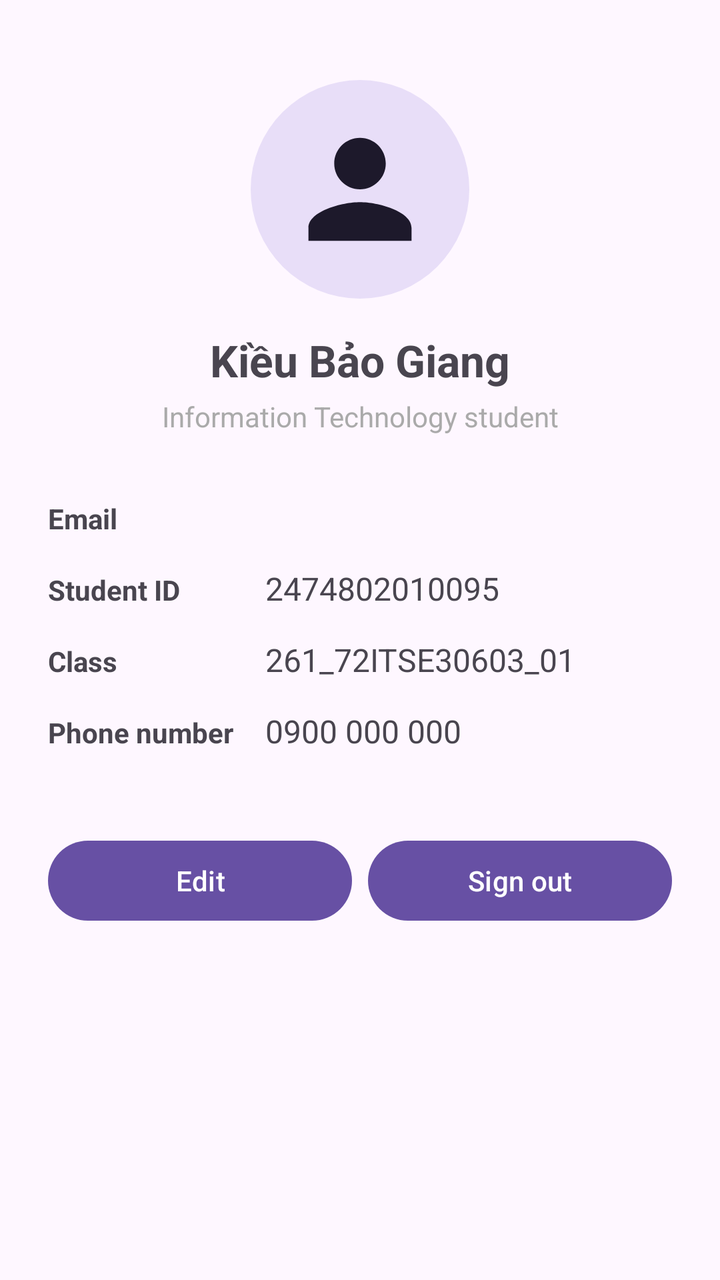
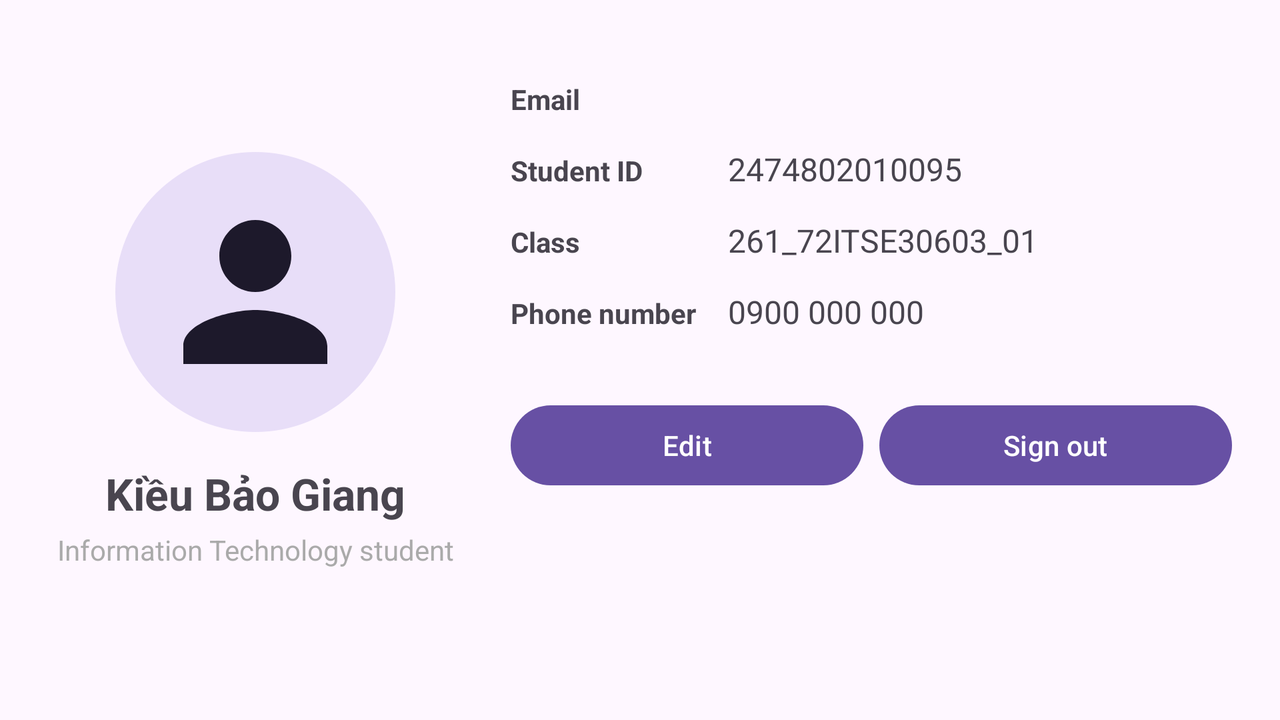

An Android layout and its configuration variant, each rendered on a device that would load it. The default file and the variant file are quoted in full after the pictures.
<!-- AndroidManifest.xml: application theme Theme.Lab2_Layout_ViewBinding -->
<!-- res/layout/activity_profile.xml -->
<?xml version="1.0" encoding="utf-8"?>
<ScrollView xmlns:android="http://schemas.android.com/apk/res/android"
    xmlns:app="http://schemas.android.com/apk/res-auto"
    android:layout_width="match_parent"
    android:layout_height="match_parent"
    android:fillViewport="true">

    <androidx.constraintlayout.widget.ConstraintLayout
        android:layout_width="match_parent"
        android:layout_height="wrap_content"
        android:padding="24dp">

        <com.google.android.material.imageview.ShapeableImageView
            android:id="@+id/imgAvatar"
            android:layout_width="0dp"
            android:layout_height="0dp"
            android:layout_marginTop="16dp"
            android:background="?attr/colorSecondaryContainer"
            android:contentDescription="@string/avatar_desc"
            android:src="@drawable/ic_avatar"
            app:contentPadding="16dp"
            app:layout_constraintDimensionRatio="H,1:1"
            app:layout_constraintEnd_toEndOf="parent"
            app:layout_constraintStart_toStartOf="parent"
            app:layout_constraintTop_toTopOf="parent"
            app:layout_constraintWidth_percent="0.35"
            app:shapeAppearanceOverlay="@style/ShapeAppearance.Lab2.Circle" />

        <TextView
            android:id="@+id/tvFullName"
            android:layout_width="wrap_content"
            android:layout_height="wrap_content"
            android:layout_marginTop="16dp"
            android:text="@string/profile_name"
            android:textSize="22sp"
            android:textStyle="bold"
            app:layout_constraintEnd_toEndOf="parent"
            app:layout_constraintStart_toStartOf="parent"
            app:layout_constraintTop_toBottomOf="@id/imgAvatar" />

        <TextView
            android:id="@+id/tvRole"
            android:layout_width="wrap_content"
            android:layout_height="wrap_content"
            android:layout_marginTop="4dp"
            android:text="@string/profile_role"
            android:textColor="@android:color/darker_gray"
            android:textSize="14sp"
            app:layout_constraintEnd_toEndOf="parent"
            app:layout_constraintStart_toStartOf="parent"
            app:layout_constraintTop_toBottomOf="@id/tvFullName" />

        
        <androidx.constraintlayout.widget.Barrier
            android:id="@+id/barrierLabel"
            android:layout_width="wrap_content"
            android:layout_height="wrap_content"
            app:barrierDirection="end"
            app:constraint_referenced_ids="tvLabelEmail,tvLabelMssv,tvLabelClass,tvLabelPhone" />

        
        <TextView
            android:id="@+id/tvLabelEmail"
            android:layout_width="wrap_content"
            android:layout_height="wrap_content"
            android:layout_marginTop="32dp"
            android:text="@string/label_email"
            android:textStyle="bold"
            app:layout_constraintStart_toStartOf="parent"
            app:layout_constraintTop_toBottomOf="@id/tvRole" />

        <TextView
            android:id="@+id/tvValueEmail"
            android:layout_width="0dp"
            android:layout_height="wrap_content"
            android:layout_marginStart="16dp"
            android:textSize="16sp"
            app:layout_constraintBaseline_toBaselineOf="@id/tvLabelEmail"
            app:layout_constraintEnd_toEndOf="parent"
            app:layout_constraintStart_toEndOf="@id/barrierLabel" />

        
        <TextView
            android:id="@+id/tvLabelMssv"
            android:layout_width="wrap_content"
            android:layout_height="wrap_content"
            android:layout_marginTop="16dp"
            android:text="@string/label_mssv"
            android:textStyle="bold"
            app:layout_constraintStart_toStartOf="parent"
            app:layout_constraintTop_toBottomOf="@id/tvValueEmail" />

        <TextView
            android:id="@+id/tvValueMssv"
            android:layout_width="0dp"
            android:layout_height="wrap_content"
            android:layout_marginStart="16dp"
            android:text="@string/value_mssv"
            android:textSize="16sp"
            app:layout_constraintBaseline_toBaselineOf="@id/tvLabelMssv"
            app:layout_constraintEnd_toEndOf="parent"
            app:layout_constraintStart_toEndOf="@id/barrierLabel" />

        
        <TextView
            android:id="@+id/tvLabelClass"
            android:layout_width="wrap_content"
            android:layout_height="wrap_content"
            android:layout_marginTop="16dp"
            android:text="@string/label_class"
            android:textStyle="bold"
            app:layout_constraintStart_toStartOf="parent"
            app:layout_constraintTop_toBottomOf="@id/tvValueMssv" />

        <TextView
            android:id="@+id/tvValueClass"
            android:layout_width="0dp"
            android:layout_height="wrap_content"
            android:layout_marginStart="16dp"
            android:text="@string/value_class"
            android:textSize="16sp"
            app:layout_constraintBaseline_toBaselineOf="@id/tvLabelClass"
            app:layout_constraintEnd_toEndOf="parent"
            app:layout_constraintStart_toEndOf="@id/barrierLabel" />

        
        <TextView
            android:id="@+id/tvLabelPhone"
            android:layout_width="wrap_content"
            android:layout_height="wrap_content"
            android:layout_marginTop="16dp"
            android:text="@string/label_phone"
            android:textStyle="bold"
            app:layout_constraintStart_toStartOf="parent"
            app:layout_constraintTop_toBottomOf="@id/tvValueClass" />

        <TextView
            android:id="@+id/tvValuePhone"
            android:layout_width="0dp"
            android:layout_height="wrap_content"
            android:layout_marginStart="16dp"
            android:text="@string/value_phone"
            android:textSize="16sp"
            app:layout_constraintBaseline_toBaselineOf="@id/tvLabelPhone"
            app:layout_constraintEnd_toEndOf="parent"
            app:layout_constraintStart_toEndOf="@id/barrierLabel" />

        
        <Button
            android:id="@+id/btnEdit"
            android:layout_width="0dp"
            android:layout_height="wrap_content"
            android:layout_marginTop="40dp"
            android:layout_marginEnd="8dp"
            android:text="@string/btn_edit"
            app:layout_constraintEnd_toStartOf="@id/btnLogout"
            app:layout_constraintHorizontal_chainStyle="spread"
            app:layout_constraintHorizontal_weight="1"
            app:layout_constraintStart_toStartOf="parent"
            app:layout_constraintTop_toBottomOf="@id/tvValuePhone" />

        <Button
            android:id="@+id/btnLogout"
            android:layout_width="0dp"
            android:layout_height="wrap_content"
            android:text="@string/btn_logout"
            app:layout_constraintEnd_toEndOf="parent"
            app:layout_constraintHorizontal_weight="1"
            app:layout_constraintStart_toEndOf="@id/btnEdit"
            app:layout_constraintTop_toTopOf="@id/btnEdit" />

    </androidx.constraintlayout.widget.ConstraintLayout>
</ScrollView>
<!-- resources referenced by this layout -->
<resources>
  <!-- drawable ic_avatar (drawable) -->
  <?xml version="1.0" encoding="utf-8"?>
  <vector xmlns:android="http://schemas.android.com/apk/res/android"
      android:width="24dp"
      android:height="24dp"
      android:tint="?attr/colorOnSecondaryContainer"
      android:viewportWidth="24"
      android:viewportHeight="24">
      <path
          android:fillColor="@android:color/white"
          android:pathData="M12,12c2.21,0 4,-1.79 4,-4s-1.79,-4 -4,-4 -4,1.79 -4,4 1.79,4 4,4zM12,14c-2.67,0 -8,1.34 -8,4v2h16v-2c0,-2.66 -5.33,-4 -8,-4z" />
  </vector>
  <string name="avatar_desc">Profile picture</string>
  <string name="btn_edit">Edit</string>
  <string name="btn_logout">Sign out</string>
  <string name="label_class">Class</string>
  <string name="label_email">Email</string>
  <string name="label_mssv">Student ID</string>
  <string name="label_phone">Phone number</string>
  <string name="profile_name" translatable="false">Kiều Bảo Giang</string>
  <string name="profile_role">Information Technology student</string>
  <string name="value_class" translatable="false">261_72ITSE30603_01</string>
  <string name="value_mssv" translatable="false">2474802010095</string>
  <string name="value_phone" translatable="false">0900 000 000</string>
  <style name="ShapeAppearance.Lab2.Circle" parent="">
          <item name="cornerFamily">rounded</item>
          <item name="cornerSize">50%</item>
      </style>
  <style name="Theme.Lab2_Layout_ViewBinding" parent="Base.Theme.Lab2_Layout_ViewBinding" />
  <style name="Base.Theme.Lab2_Layout_ViewBinding" parent="Theme.Material3.DayNight.NoActionBar">
          
      </style>
</resources>
<!-- res/layout-land/activity_profile.xml (the repository's variant of the layout above) -->
<!-- drawn on the phone turned sideways -->
<?xml version="1.0" encoding="utf-8"?>
<ScrollView xmlns:android="http://schemas.android.com/apk/res/android"
    xmlns:app="http://schemas.android.com/apk/res-auto"
    android:layout_width="match_parent"
    android:layout_height="match_parent"
    android:fillViewport="true">

    <androidx.constraintlayout.widget.ConstraintLayout
        android:layout_width="match_parent"
        android:layout_height="wrap_content"
        android:padding="24dp">

        <androidx.constraintlayout.widget.Guideline
            android:id="@+id/guideProfile"
            android:layout_width="wrap_content"
            android:layout_height="wrap_content"
            android:orientation="vertical"
            app:layout_constraintGuide_percent="0.35" />

        
        <com.google.android.material.imageview.ShapeableImageView
            android:id="@+id/imgAvatar"
            android:layout_width="140dp"
            android:layout_height="0dp"
            android:background="?attr/colorSecondaryContainer"
            android:contentDescription="@string/avatar_desc"
            android:src="@drawable/ic_avatar"
            app:contentPadding="16dp"
            app:layout_constraintBottom_toTopOf="@id/tvFullName"
            app:layout_constraintDimensionRatio="1:1"
            app:layout_constraintEnd_toStartOf="@id/guideProfile"
            app:layout_constraintStart_toStartOf="parent"
            app:layout_constraintTop_toTopOf="parent"
            app:layout_constraintVertical_chainStyle="packed"
            app:shapeAppearanceOverlay="@style/ShapeAppearance.Lab2.Circle" />

        <TextView
            android:id="@+id/tvFullName"
            android:layout_width="0dp"
            android:layout_height="wrap_content"
            android:layout_marginTop="16dp"
            android:text="@string/profile_name"
            android:textAlignment="center"
            android:textSize="22sp"
            android:textStyle="bold"
            app:layout_constraintBottom_toTopOf="@id/tvRole"
            app:layout_constraintEnd_toStartOf="@id/guideProfile"
            app:layout_constraintStart_toStartOf="parent"
            app:layout_constraintTop_toBottomOf="@id/imgAvatar" />

        <TextView
            android:id="@+id/tvRole"
            android:layout_width="0dp"
            android:layout_height="wrap_content"
            android:layout_marginTop="4dp"
            android:text="@string/profile_role"
            android:textAlignment="center"
            android:textColor="@android:color/darker_gray"
            android:textSize="14sp"
            app:layout_constraintBottom_toBottomOf="parent"
            app:layout_constraintEnd_toStartOf="@id/guideProfile"
            app:layout_constraintStart_toStartOf="parent"
            app:layout_constraintTop_toBottomOf="@id/tvFullName" />

        
        <androidx.constraintlayout.widget.Barrier
            android:id="@+id/barrierLabel"
            android:layout_width="wrap_content"
            android:layout_height="wrap_content"
            app:barrierDirection="end"
            app:constraint_referenced_ids="tvLabelEmail,tvLabelMssv,tvLabelClass,tvLabelPhone" />

        <TextView
            android:id="@+id/tvLabelEmail"
            android:layout_width="wrap_content"
            android:layout_height="wrap_content"
            android:layout_marginStart="24dp"
            android:layout_marginTop="16dp"
            android:text="@string/label_email"
            android:textStyle="bold"
            app:layout_constraintStart_toEndOf="@id/guideProfile"
            app:layout_constraintTop_toTopOf="parent" />

        <TextView
            android:id="@+id/tvValueEmail"
            android:layout_width="0dp"
            android:layout_height="wrap_content"
            android:layout_marginStart="16dp"
            android:textSize="16sp"
            app:layout_constraintBaseline_toBaselineOf="@id/tvLabelEmail"
            app:layout_constraintEnd_toEndOf="parent"
            app:layout_constraintStart_toEndOf="@id/barrierLabel" />

        <TextView
            android:id="@+id/tvLabelMssv"
            android:layout_width="wrap_content"
            android:layout_height="wrap_content"
            android:layout_marginTop="16dp"
            android:text="@string/label_mssv"
            android:textStyle="bold"
            app:layout_constraintStart_toStartOf="@id/tvLabelEmail"
            app:layout_constraintTop_toBottomOf="@id/tvValueEmail" />

        <TextView
            android:id="@+id/tvValueMssv"
            android:layout_width="0dp"
            android:layout_height="wrap_content"
            android:layout_marginStart="16dp"
            android:text="@string/value_mssv"
            android:textSize="16sp"
            app:layout_constraintBaseline_toBaselineOf="@id/tvLabelMssv"
            app:layout_constraintEnd_toEndOf="parent"
            app:layout_constraintStart_toEndOf="@id/barrierLabel" />

        <TextView
            android:id="@+id/tvLabelClass"
            android:layout_width="wrap_content"
            android:layout_height="wrap_content"
            android:layout_marginTop="16dp"
            android:text="@string/label_class"
            android:textStyle="bold"
            app:layout_constraintStart_toStartOf="@id/tvLabelEmail"
            app:layout_constraintTop_toBottomOf="@id/tvValueMssv" />

        <TextView
            android:id="@+id/tvValueClass"
            android:layout_width="0dp"
            android:layout_height="wrap_content"
            android:layout_marginStart="16dp"
            android:text="@string/value_class"
            android:textSize="16sp"
            app:layout_constraintBaseline_toBaselineOf="@id/tvLabelClass"
            app:layout_constraintEnd_toEndOf="parent"
            app:layout_constraintStart_toEndOf="@id/barrierLabel" />

        <TextView
            android:id="@+id/tvLabelPhone"
            android:layout_width="wrap_content"
            android:layout_height="wrap_content"
            android:layout_marginTop="16dp"
            android:text="@string/label_phone"
            android:textStyle="bold"
            app:layout_constraintStart_toStartOf="@id/tvLabelEmail"
            app:layout_constraintTop_toBottomOf="@id/tvValueClass" />

        <TextView
            android:id="@+id/tvValuePhone"
            android:layout_width="0dp"
            android:layout_height="wrap_content"
            android:layout_marginStart="16dp"
            android:text="@string/value_phone"
            android:textSize="16sp"
            app:layout_constraintBaseline_toBaselineOf="@id/tvLabelPhone"
            app:layout_constraintEnd_toEndOf="parent"
            app:layout_constraintStart_toEndOf="@id/barrierLabel" />

        <Button
            android:id="@+id/btnEdit"
            android:layout_width="0dp"
            android:layout_height="wrap_content"
            android:layout_marginTop="32dp"
            android:layout_marginEnd="8dp"
            android:text="@string/btn_edit"
            app:layout_constraintEnd_toStartOf="@id/btnLogout"
            app:layout_constraintHorizontal_chainStyle="spread"
            app:layout_constraintHorizontal_weight="1"
            app:layout_constraintStart_toStartOf="@id/tvLabelEmail"
            app:layout_constraintTop_toBottomOf="@id/tvValuePhone" />

        <Button
            android:id="@+id/btnLogout"
            android:layout_width="0dp"
            android:layout_height="wrap_content"
            android:text="@string/btn_logout"
            app:layout_constraintEnd_toEndOf="parent"
            app:layout_constraintHorizontal_weight="1"
            app:layout_constraintStart_toEndOf="@id/btnEdit"
            app:layout_constraintTop_toTopOf="@id/btnEdit" />

    </androidx.constraintlayout.widget.ConstraintLayout>
</ScrollView>
